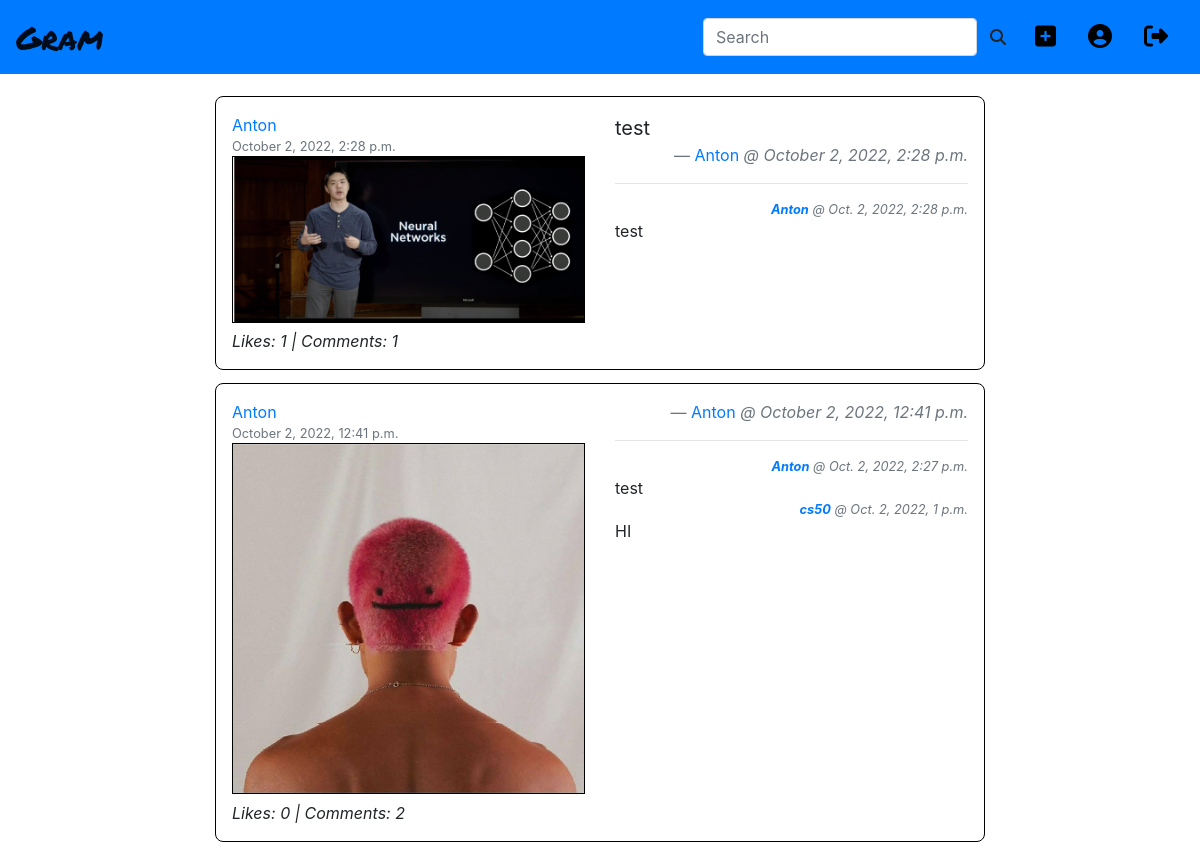
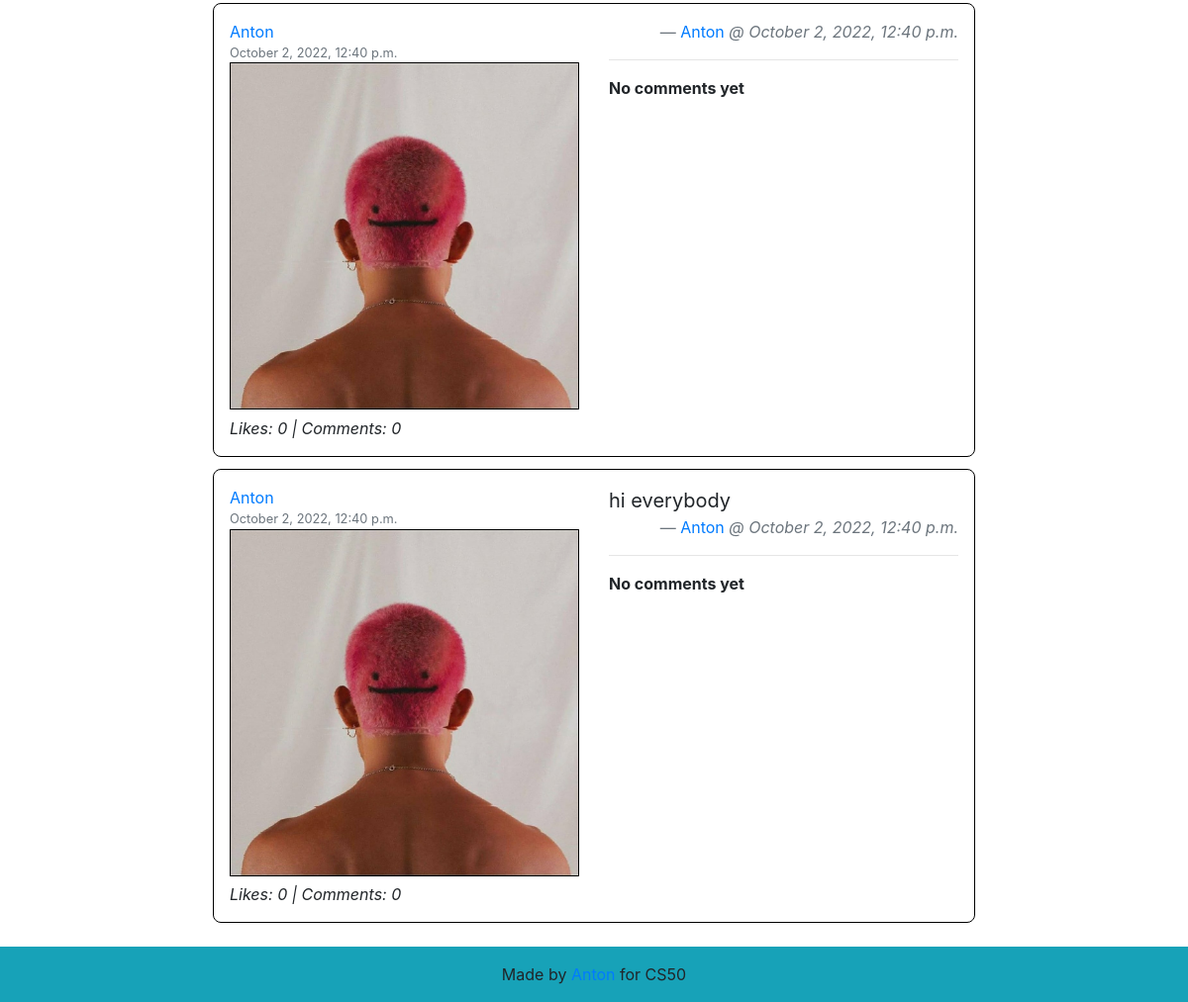
Screenshot of / (signed in) with the database file from the repository (2 pictures, top to bottom).
### djangoapp/models.py (models this page shows)
class Post(models.Model):
    author = models.ForeignKey(UserExtended, on_delete=models.CASCADE, related_name="user_posts")
    image = models.ImageField(upload_to=get_image_upload_path)
    description = models.TextField(default="")
    created = models.DateTimeField(auto_now_add=True)
    liked = models.ManyToManyField(UserExtended, related_name="liked_posts")
    comments = models.ManyToManyField("Comment", related_name="commented_posts")

class UserExtended(models.Model):
    user = models.OneToOneField(User, on_delete=models.CASCADE)
    avatar = models.ImageField(upload_to=get_avatar_upload_path, default="no_avatar.png")
    following = models.ManyToManyField("self", symmetrical=False, related_name="followers")

class Comment(models.Model):
    author = models.ForeignKey(UserExtended, on_delete=models.CASCADE, related_name="user_comments")
    post = models.ForeignKey(Post, on_delete=models.CASCADE, related_name="post_comments")
    text = models.TextField(default="")
    created = models.DateTimeField(auto_now_add=True)

### djangoapp/views.py (the view)
# urls.py: path("", views.index, name="index"),
def index(request):
    if request.user.id is None:
        return HttpResponseRedirect(reverse("welcome"))
    user = User.objects.get(id=request.user.id)
    user_ex = UserExtended.objects.get(user__id=user.id)
    context = {
        "posts": [],
        "following": False
    }
    if user_ex.following.count() > 0:
        context["following"] = True
    for following in user_ex.following.all():
        context["posts"].extend(Post.objects.filter(author__id=following.id))
    context["posts"].sort(key=lambda x: x.created, reverse=True)
    return render(request, "djangoapp/index.html", context)

### djangoapp/templates/djangoapp/index.html (shortened to what this page needs)
{% extends "djangoapp/_base.html" %}
{% load static %}
{% block main %}
    <div class="container-fluid">
        <div class="row">
            <div class="col-lg-10 offset-lg-1 col-xl-8 offset-xl-2">
                {% if following %}
                    {% for post in posts %}
                        {% include "djangoapp/_posts_list.html" %}
                    {% empty %}
                        <p class="text-center"><strong>People you follow don't upload photos yet</strong></p>
                    {% endfor %}
                {% else %}
                    <p class="text-center"><strong>You don't follow anyone</strong></p>
                {% endif %}
            </div>
        </div>
    </div>
{% endblock %}

### djangoapp/templates/djangoapp/_posts_list.html
<div class="post-entity">
    <div class="row">
        <div class="col-lg col-xl">
            <div class="post-author">
                <a href="{% url 'user' post.author.user.id %}">{{ post.author.user.username }}</a>
            </div>
            <div class="post-created">
                {{ post.created|date:"F j, Y, g:i a" }}
            </div>
            <div class="post-photo">
                <a href="{% url 'post' post.id %}">
                    <img src="{{ post.image.url }}" alt="{{ post.author.user.username }} photo">
                </a>
            </div>
            <div class="post-stat">
                <span>Likes: {{ post.liked.count }}</span> |
                <span>Comments: {{ post.comments.count }}</span>
            </div>
        </div>
        <div class="col-lg col-xl">
            <div class="post-description">
                <blockquote class="blockquote">
                    <p class="mb-0">{{ post.description }}</p>
                    <footer class="blockquote-footer text-right"><a href="{% url 'user' post.author.user.id %}">{{ post.author.user.username }}</a> <cite title="{{ post.created }}">@ {{ post.created|date:"F j, Y, g:i a" }}</cite></footer>
                </blockquote>
            </div>
            <hr>
            <div class="post-comments">
                {% for comment in post.comments.all|dictsortreversed:"created" %}
                <div class="comment-entity">
                    <div class="text-right comment-info">
                        <span class="comment-author"><a href="{% url 'user' comment.author.user.id %}">{{ comment.author.user.username }}</a></span>
                        <span class="comment-created">{{ comment.created }}</span>
                    </div>
                    <div class="comment-text">
                        {{ comment.text }}
                    </div>
                </div>
                {% empty %}
                    <p>
                        <strong>No comments yet</strong>
                    </p>
                {% endfor %}
            </div>
        </div>
    </div>
</div>

### djangoapp/static/djangoapp/css/style.css (style rules this page uses)
.post-comments #comments-list .comment-entity .comment-info, .post-entity .post-comments .comment-entity .comment-info { font-size: 0.8em; font-style: italic; }
.post-comments #comments-list .comment-entity .comment-info .comment-author, .post-entity .post-comments .comment-entity .comment-info .comment-author { font-weight: bold; }
.post-comments #comments-list .comment-entity .comment-info .comment-created, .post-entity .post-comments .comment-entity .comment-info .comment-created { color: #6c757d; }
.post-comments #comments-list .comment-entity .comment-info .comment-created::before, .post-entity .post-comments .comment-entity .comment-info .comment-created::before { content: "@ "; }
.post-entity { border: 1px solid black; border-radius: 0.5em; padding: 1em; }
.post-entity:not(:last-child) { margin-bottom: 0.8em; }
.post-entity .post-created { font-size: 0.8em; color: #6c757d; }
.post-entity .post-photo img { border: 1px solid black; width: 100%; }
.post-entity .post-stat { font-style: italic; margin-top: 0.4em; }

### rows the page displays
Post: author.user.username "Anton", created "October 2, 2022, 2:28 p.m.", image (picture), liked.count "1", comments.count "1", description "test"
Comment: author.user.username "Anton", created "Oct. 2, 2022, 2:28 p.m.", text "test"
Post: author.user.username "Anton", created "October 2, 2022, 12:41 p.m.", image (picture), liked.count "0", comments.count "2"
Comment: author.user.username "Anton", created "Oct. 2, 2022, 2:27 p.m.", text "test"
Comment: author.user.username "cs50", created "Oct. 2, 2022, 1 p.m.", text "HI"
Post: author.user.username "Anton", created "October 2, 2022, 12:40 p.m.", image (picture), liked.count "0", comments.count "0"
Post: author.user.username "Anton", created "October 2, 2022, 12:40 p.m.", image (picture), liked.count "0", comments.count "0", description "hi everybody"
